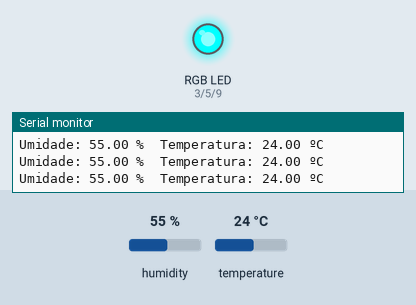
Recording of a sketch running on a simulated Arduino Uno, built with avr-gcc and run on an emulated ATmega328P. Parts: an RGB LED mixed from three pins (HIGH = lit), the last lines printed to the serial monitor. The inputs (shaded band) are chosen by the test bench; at power-on: humidity 55 %, temperature 24 °C.

Above: at 2.8 s.
2.9 s: humidity set to 41 %
8.9 s: humidity set to 38 %
At 10.8 s:
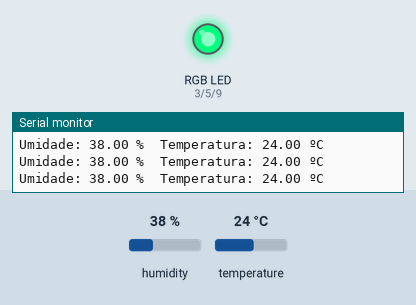
11.6 s: temperature set to 22 °C
At 13.6 s:
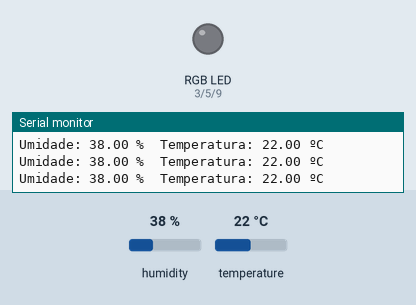
14.3 s: humidity set to 40 %
At 16.8 s:
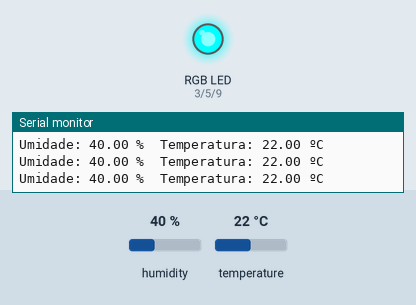
17.7 s: humidity set to 68 %
At 19.5 s:
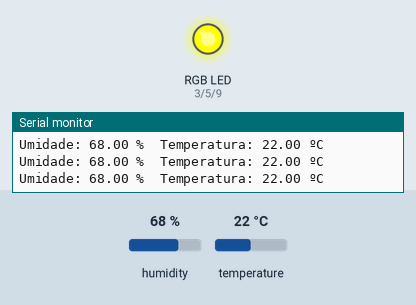
20.4 s: temperature set to 28 °C
At 22.7 s:
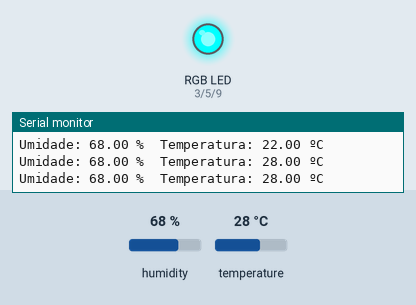
Timing chart, 0 to 24.2 s (numbered marks = the images above; inputs shaded):
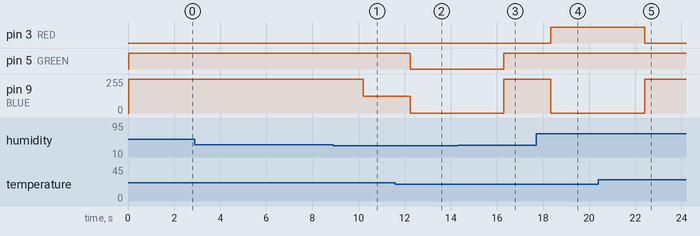

Measured:
- the behaviour switches between 40 and 39 % on humidity (found by bisection; images 0 and 1)
- the behaviour switches between 24 and 23 °C on temperature (found by bisection; images 1 and 2)
- after the input at 8.9 s, pin 9 (BLUE): 255/255 → 127/255 after 1.3 s
- after the input at 11.6 s, pin 5 (GREEN): HIGH → LOW after 0.63 s; pin 9 (BLUE): 127/255 → 0/255 after 0.63 s
- after the input at 14.3 s, pin 5 (GREEN): LOW → HIGH after 2.0 s; pin 9 (BLUE): 0/255 → 255/255 after 2.0 s
- after the input at 17.7 s, pin 3 (RED): LOW → HIGH after 0.63 s; pin 9 (BLUE): 255/255 → 0/255 after 0.63 s
- after the input at 20.4 s, pin 3 (RED): HIGH → LOW after 2.0 s; pin 9 (BLUE): 0/255 → 255/255 after 2.0 s

The sketch:

NAC1_Q2.ino
```cpp
#include "DHT.h"
#define DHTPIN A2 // pino que estamos conectado
#define DHTTYPE DHT11 // DHT 11
DHT dht(DHTPIN, DHTTYPE); //Instanciação do objeto do sensor

const int RED = 3;
const int GREEN = 5;
const int BLUE = 9;

void setup() {
  Serial.begin(9600);
  dht.begin();
  pinMode(RED, OUTPUT);
  pinMode(GREEN, OUTPUT);
  pinMode(BLUE, OUTPUT);
}
void loop() {
  // A leitura da temperatura e umidade pode levar 250ms!
  float h = dht.readHumidity();//Valor da umidade
  float t = dht.readTemperature(); //Valor da temperatura
  if (isnan(t) || isnan(h)) {
    Serial.println("Erro ao ler do DHT");
  } else {
    Serial.print("Umidade: ");
    Serial.print(h); Serial.print(" %\t");
    Serial.print("Temperatura: ");
    Serial.print(t); Serial.println(" ºC");
  }
  if(t <= 23 && h < 40) {
    analogWrite(RED, 0);
    analogWrite(GREEN, 0);
    analogWrite(BLUE, 0);
  } else if(t > 23 && h < 40) {
    analogWrite(RED, 0);
    analogWrite(BLUE, 127);
    analogWrite(GREEN, 255);
  } else if(t <= 23 && h > 40) {
    analogWrite(RED, 255);
    analogWrite(BLUE, 0);
    analogWrite(GREEN, 255);
  } else {
    analogWrite(RED, 0);
    analogWrite(BLUE, 255);
    analogWrite(GREEN, 255);
  }
  delay(200);
}
```
